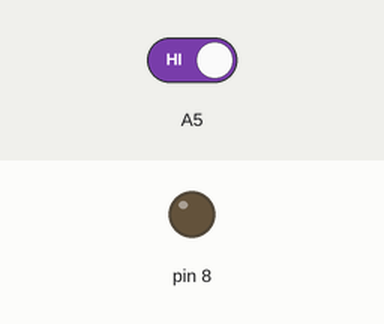
The sketch below on a simulated Arduino Uno, built with avr-gcc and run on an emulated ATmega328P. Shown: output pins drawn as LEDs (lit = HIGH). Inputs (shaded band) come from the test bench; at power-on: A5 HIGH.

Above: at 1.2 s.
1.3 s: A5 driven LOW
At 2.1 s:
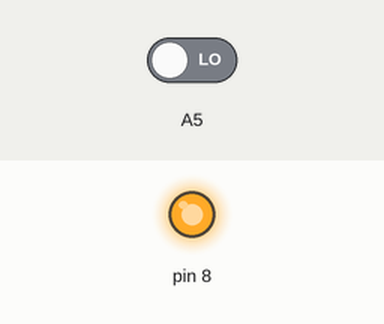
4.3 s: A5 driven HIGH
At 5.6 s:
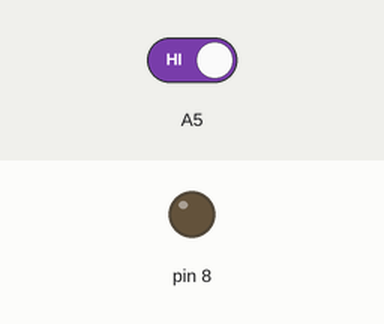
Timing chart, 0 to 7.3 s (numbered marks = the images above; inputs shaded):
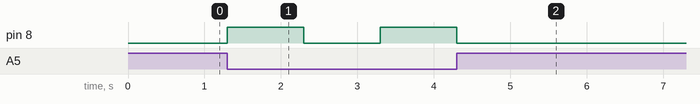

The sketch:

Blink1.ino
```cpp
// Bailey Stout ECE 1895 Assignment #15 - Introduction to Git

// One time setup
void setup() {
  pinMode(8, OUTPUT);
  pinMode(A5, INPUT);
}

// Loop through
void loop() {
    if (digitalRead(A5) == LOW) {
        digitalWrite(8, HIGH);
        delay(1000);
        digitalWrite(8, LOW);
        delay(1000);
    }
}
// Jack Bonney, Assignment 15
// Connor Murray was here!
```

Measured:
- after the input at 1.3 s, pin 8: LOW → HIGH at once, → LOW 1.0 s later, → HIGH 1.0 s later
- after the input at 4.3 s, pin 8: goes on until 4.3 s, then stays LOW
